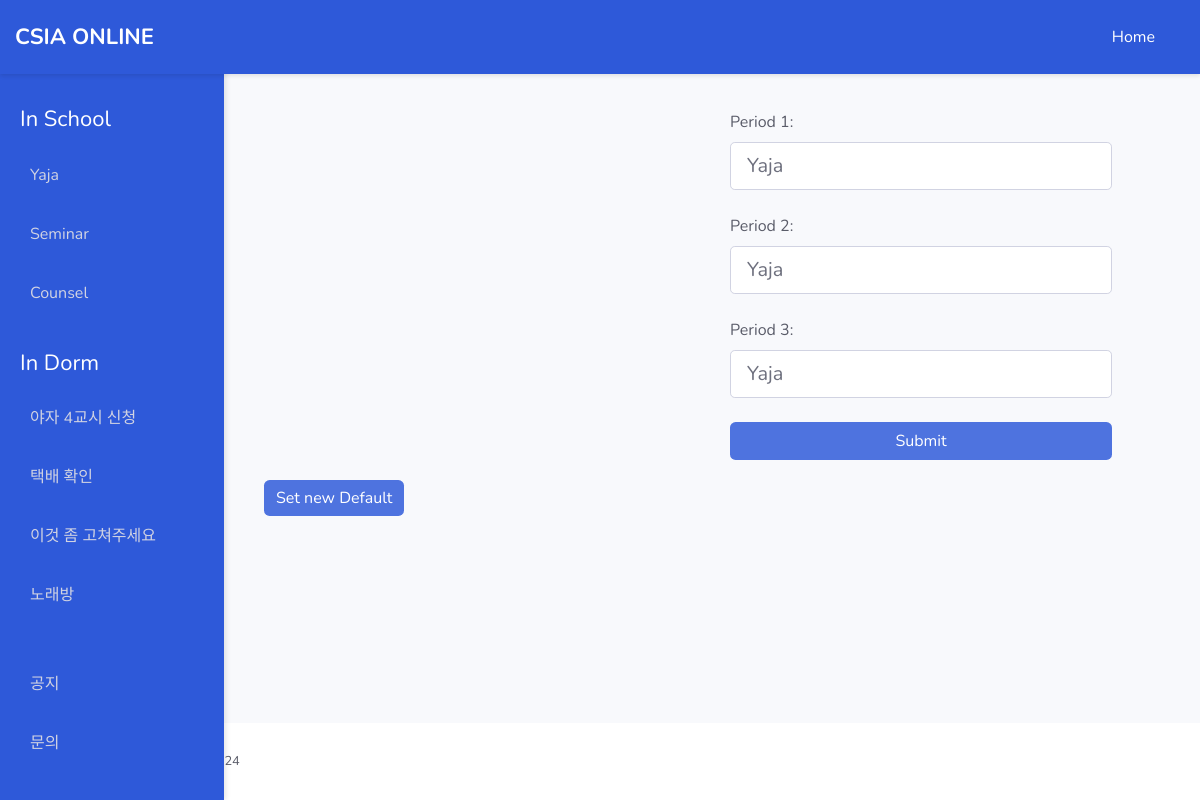
Before: /yaja/ (signed in) with the older database file.
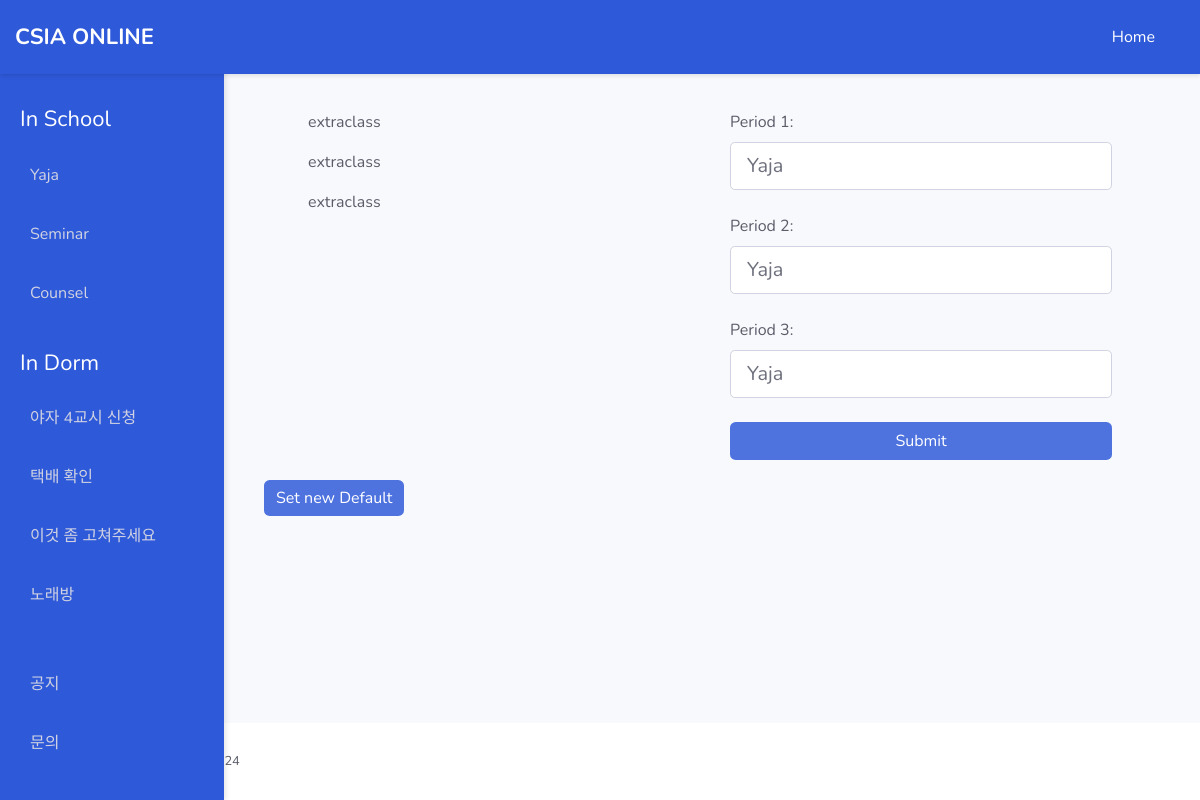
After: the same page with the newer database file.
### yaja/models.py (models this page shows)
class Thursday(models.Model):
    period1 = models.CharField(max_length=50)
    period2 = models.CharField(max_length=50)
    period3 = models.CharField(max_length=50)
    student_id = models.CharField(max_length=10, null=True, blank=True)

### yaja/views.py (the view, shortened to what this page needs)
# urls.py: urlpatterns = [path("yaja/", views.yaja_view, name="yaja")]
@csrf_exempt
def yaja_view(request):
    current_student_id = request.user.student_id
    schedule = get_schedule_model_for_current_day(current_student_id)
    try:
        print(current_student_id)
        monday_schedule, created = Monday.objects.get_or_create(
            student_id=current_student_id
        )
        if created:
            print("created monday obj")
        tuesday_schedule, created = Tuesday.objects.get_or_create(
            student_id=current_student_id
        )
        if created:
            print("created tuesday obj")
        wednesday_schedule, created = Wednesday.objects.get_or_create(
            student_id=current_student_id
        )
        if created:
            print("created weds obj")
        thursday_schedule, created = Thursday.objects.get_or_create(
            student_id=current_student_id
        )
        if created:
            print("created thursday obj")
    except Exception as e:
        print(f"An error occurred: {e}")
    if request.method == "POST":
        data = json.loads(request.body)
        print(data)
        try:
            monday = data.get("Monday")
            tuesday = data.get("Tuesday")
            wednesday = data.get("Wednesday")
            thursday = data.get("Thursday")
            try:
                default_monday = DefaultMonday.objects.get(student_id=current_student_id)
            except ObjectDoesNotExist:
                default_monday = DefaultMonday.objects.create(student_id=current_student_id, period1="yaja", period2="yaja", period3="yaja")
            try:
                default_tuesday = DefaultTuesday.objects.get(student_id=current_student_id)
            except ObjectDoesNotExist:
                default_tuesday = DefaultTuesday.objects.create(student_id=current_student_id, period1="yaja", period2="yaja", period3="yaja")
            try:
                default_wednesday = DefaultWednesday.objects.get(student_id=current_student_id)
            except ObjectDoesNotExist:
                default_wednesday = DefaultWednesday.objects.create(student_id=current_student_id, period1="yaja", period2="yaja", period3="yaja")
            try:
                default_thursday = DefaultThursday.objects.get(student_id=current_student_id)
            except ObjectDoesNotExist:
                default_thursday = DefaultThursday.objects.create(student_id=current_student_id, period1="yaja", period2="yaja", period3="yaja")
            default_monday.period1 = monday.get("period1")
            default_monday.period2 = monday.get("period2")
            default_monday.period3 = monday.get("period3")
            default_tuesday.period1 = tuesday.get("period1")
            default_tuesday.period2 = tuesday.get("period2")
            default_tuesday.period3 = tuesday.get("period3")
            default_wednesday.period1 = wednesday.get("period1")
            default_wednesday.period2 = wednesday.get("period2")
            default_wednesday.period3 = wednesday.get("period3")
            default_thursday.period1 = thursday.get("period1")
            default_thursday.period2 = thursday.get("period2")
            default_thursday.period3 = thursday.get("period3")
            mon = {
                "period1": default_monday.period1,
                "period2": default_monday.period2,
                "period3": default_monday.period3,
            }
            tue = {
                "period1": default_tuesday.period1,
                "period2": default_tuesday.period2,
                "period3": default_tuesday.period3,
            }
            wed = {
                "period1": default_wednesday.period1,
                "period2": default_wednesday.period2,
                "period3": default_wednesday.period3,
            }
            thur = {
                "period1": default_thursday.period1,
                "period2": default_thursday.period2,
                "period3": default_thursday.period3,
            }
            Monday_serializer = DefaultMondaySerializer(
                default_monday, data=mon, partial=True
            )
            Tuesday_serializer = DefaultTuesdaySerializer(
                default_tuesday, data=tue, partial=True
            )
            Wednesday_serializer = DefaultWednesdaySerializer(
                default_wednesday, data=wed, partial=True
            )
            Thursday_serializer = DefaultThursdaySerializer(
                default_thursday, data=thur, partial=True
            )
            if (
                Monday_serializer.is_valid()
                and Tuesday_serializer.is_valid()
                and Wednesday_serializer.is_valid()
                and Thursday_serializer.is_valid()
            ):
                Monday_serializer.save()
                Tuesday_serializer.save()
                Wednesday_serializer.save()
                Thursday_serializer.save()
                print("before reset")
                reset_schedules(current_student_id)
                print("after reset")
                return JsonResponse({"status": "echo", "student_id": current_student_id}, status=200)
        except (
            DefaultMonday.DoesNotExist,
            DefaultTuesday.DoesNotExist,
            DefaultWednesday.DoesNotExist,
            DefaultThursday.DoesNotExist,
        ):
            return JsonResponse({"error": "No schedule exist for student"}, status=404)
    elif request.method == "GET":
        if request.headers.get("Accept") == "application/json":
            print("GET backend success reached")
            try:
                monday_schedule = DefaultMonday.objects.get(student_id=current_student_id)
                tuesday_schedule = DefaultTuesday.objects.get(student_id=current_student_id)
                wednesday_schedule = DefaultWednesday.objects.get(student_id=current_student_id)
                thursday_schedule = DefaultThursday.objects.get(student_id=current_student_id)
                print("Monday schedule retrieved")
            except:
                print("Monday schedule does not exist, creating default schedules")
                monday_schedule = DefaultMonday.objects.create(student_id=current_student_id, period1="yaja", period2="yaja", period3="yaja")
                tuesday_schedule = DefaultTuesday.objects.create(student_id=current_student_id, period1="yaja", period2="yaja", period3="yaja")
                wednesday_schedule = DefaultWednesday.objects.create(student_id=current_student_id, period1="yaja", period2="yaja", period3="yaja")
                thursday_schedule = DefaultThursday.objects.create(student_id=current_student_id, period1="yaja", period2="yaja", period3="yaja")
            serializer_monday = DefaultMondaySerializer(monday_schedule)
            serializer_tuesday = DefaultTuesdaySerializer(tuesday_schedule)
            serializer_wednesday = DefaultWednesdaySerializer(wednesday_schedule)
            serializer_thursday = DefaultThursdaySerializer(thursday_schedule)
            print(serializer_monday.data)
            response_data = {"monday": serializer_monday.data,"tuesday": serializer_tuesday.data,"wednesday": serializer_wednesday.data,"thursday": serializer_thursday.data,"action": "retrieve"}
            return JsonResponse(response_data)
    return render(request, "yaja.html", {"Yaja": schedule})

### yaja/views.py (called while the page is built)
def get_schedule_model_for_current_day(student_id):
    current_day = datetime.now().weekday()
    try:
        if current_day == 1:
            return Tuesday.objects.get(student_id=student_id)
        elif current_day == 2:
            return Wednesday.objects.get(student_id=student_id)
        elif current_day == 3:
            return Thursday.objects.get(student_id=student_id)
        elif (
            current_day == 4 or current_day == 5 or current_day == 0 or current_day == 6
        ):
            return Monday.objects.get(student_id=student_id)
    except:
        return None

### yaja/templates/yaja.html (shortened to what this page needs)
<!DOCTYPE html>
<html lang="en">
<head>
    <link rel="stylesheet" href="https://cdn.jsdelivr.net/npm/bootstrap@5.3.2/dist/css/bootstrap.min.css">
</head>
<body>
    {% extends "base.html" %}
    {% block content %}
    <div class="container">
        <div class="left-half">
            <p>{{ Yaja.period1 }}</p>
            <p>{{ Yaja.period2 }}</p>
            <p>{{ Yaja.period3 }}</p>
        </div>
        <div class="right-half">
            <form id="yaja_Form" action="/" method="put">
                <label for="period1">Period 1:</label>
                <select class="form-control form-control-lg" id="period1" >
                    <option value="yaja">Yaja</option>
                </select>
                <br>
                <label for="period2">Period 2:</label>
                <select class="form-control form-control-lg" id="period2" >
                    <option value="yaja">Yaja</option>
                </select>
                <br>
                <label for="period3">Period 3:</label>
                <select class="form-control form-control-lg" id="period3" >
                    <option value="yaja">Yaja</option>
                </select>
                <br>
                <input type="submit" class="form-control btn btn-primary" value="Submit" name="submit">
            </form>
        </div>
    </div>
    <button type="button" class="btn btn-primary" id="modalpop" data-bs-toggle="modal" data-bs-target="#defaultsetmodal" method="get">
        Set new Default
    </button>
    {% endblock %}

Changed rows visible on the page:
now on this page (row edited): Thursday: period1 "extraclass", period2 "extraclass", period3 "extraclass"
